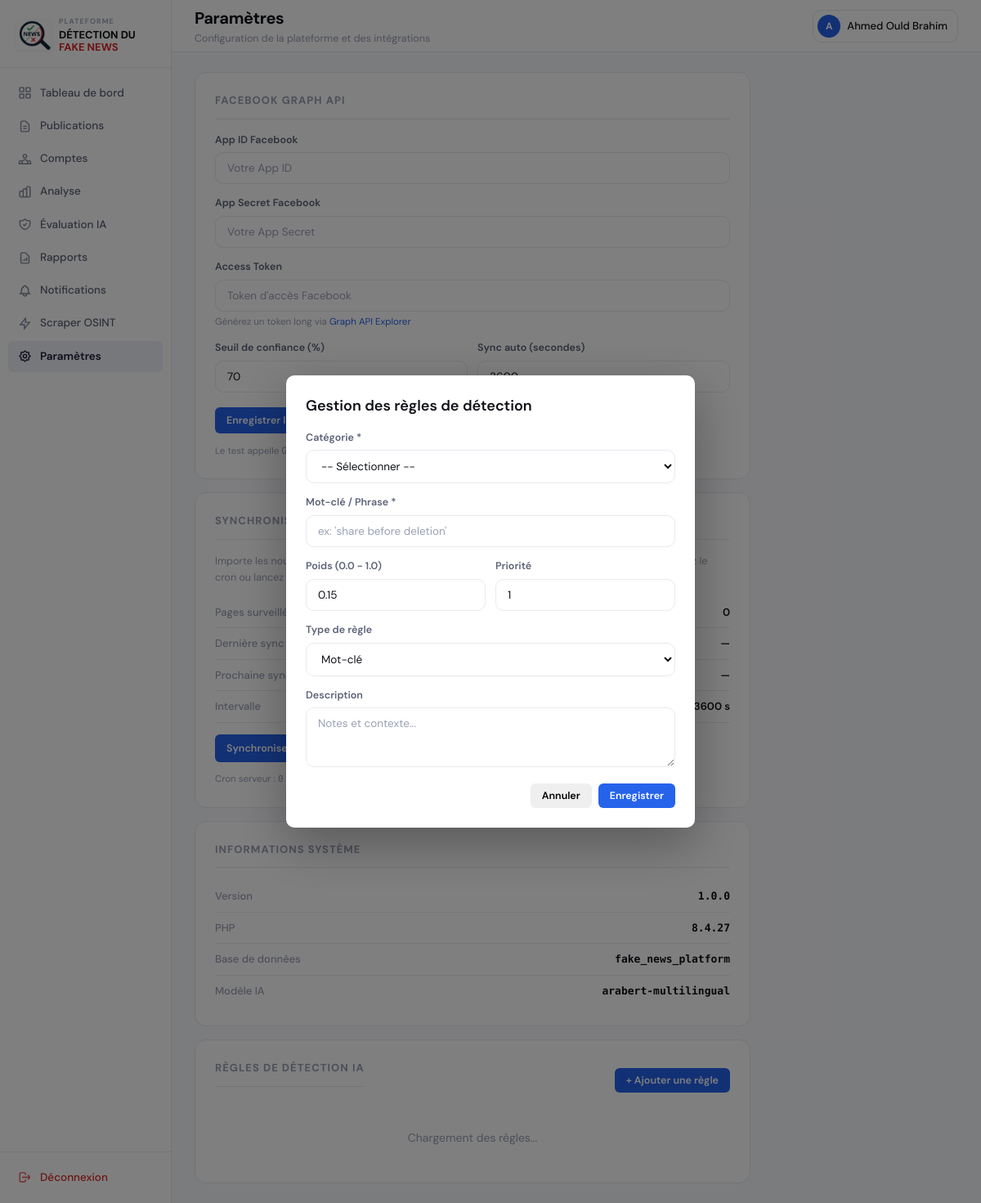
Page /pages/parametres.php (signed in) on the committed database.
### tables this page shows
CREATE TABLE IF NOT EXISTS users (
    id INT AUTO_INCREMENT PRIMARY KEY,
    username VARCHAR(100) NOT NULL UNIQUE,
    email VARCHAR(255) NOT NULL UNIQUE,
    password VARCHAR(255) NOT NULL,
    full_name VARCHAR(255),
    role ENUM('admin','analyst','viewer') DEFAULT 'analyst',
    avatar VARCHAR(500),
    last_login DATETIME,
    is_active TINYINT(1) DEFAULT 1,
    created_at TIMESTAMP DEFAULT CURRENT_TIMESTAMP,
    updated_at TIMESTAMP DEFAULT CURRENT_TIMESTAMP ON UPDATE CURRENT_TIMESTAMP,
    INDEX idx_username (username),
    INDEX idx_email (email)
);

CREATE TABLE IF NOT EXISTS api_settings (
    id INT AUTO_INCREMENT PRIMARY KEY,
    setting_key VARCHAR(100) NOT NULL UNIQUE,
    setting_value TEXT,
    updated_at TIMESTAMP DEFAULT CURRENT_TIMESTAMP ON UPDATE CURRENT_TIMESTAMP
);

### includes/auth.php (called while the page is built, shortened)
<?php
function getCurrentUser(): ?array {
    $db = getDB();
    $stmt = $db->prepare("SELECT id, username, email, full_name, role, avatar FROM users WHERE id = ? AND is_active = 1");
    $stmt->execute([$_SESSION['user_id']]);
    return $stmt->fetch() ?: null;
}

### includes/sync_service.php (called while the page is built, shortened)
<?php
function syncGetSetting(PDO $db, string $key, ?string $default = null): ?string {
    $stmt = $db->prepare('SELECT setting_value FROM api_settings WHERE setting_key = ? LIMIT 1');
    $stmt->execute([$key]);
    $val = $stmt->fetchColumn();
    return $val !== false ? (string)$val : $default;
}
function getSyncStatus(?PDO $db = null): array {
    $db = $db ?? getDB();
    $interval = max(300, (int)syncGetSetting($db, 'auto_sync_interval', '3600'));
    $lastRun = syncGetSetting($db, 'last_auto_sync_at');
    $lastResult = syncGetSetting($db, 'last_auto_sync_result');
    $monitoredCount = (int)$db->query("
        SELECT COUNT(*) FROM facebook_accounts
        WHERE is_monitored = 1 AND type = 'page'
          AND fb_id IS NOT NULL AND TRIM(fb_id) != ''
    ")->fetchColumn();
    $nextRun = null;
    $canRunNow = true;
    return [
        'interval_seconds' => $interval,
        'last_run_at' => $lastRun,
        'next_run_at' => $nextRun,
        'can_run_now' => $canRunNow,
        'monitored_pages_count' => $monitoredCount,
        'last_result' => $lastResult ? (json_decode($lastResult, true) ?: null) : null,
    ];
}

### pages/parametres.php (the view, shortened to what this page needs)
<?php
require_once __DIR__ . '/../includes/auth.php';
require_once __DIR__ . '/../includes/sync_service.php';
$user = getCurrentUser();
$db = getDB();
$syncStatus = getSyncStatus($db);
$settings = [];
$rows = $db->query("SELECT setting_key, setting_value FROM api_settings")->fetchAll();
foreach ($rows as $r) $settings[$r['setting_key']] = $r['setting_value'];
?>
<!DOCTYPE html>
<html lang="fr">
<head>
  <link rel="stylesheet" href="<?= APP_URL ?>/assets/css/main.css">
</head>
<body>
<div class="app-shell">
  <?php include __DIR__ . '/../includes/sidebar.php'; ?>
  <div class="main">
    <div class="topbar">
      <div class="topbar-left">
        <div class="page-title">Paramètres</div>
        <div class="page-subtitle">Configuration de la plateforme et des intégrations</div>
      </div>
      <div class="topbar-right">
        <div class="user-pill">
          <div class="user-avatar"><?= strtoupper(substr($user['full_name'] ?? $user['username'], 0, 1)) ?></div>
          <?= htmlspecialchars($user['full_name'] ?? $user['username']) ?>
        </div>
      </div>
    </div>
    <div class="content">
      <div style="max-width:680px;display:flex;flex-direction:column;gap:16px;">
        <div class="detail-card">
          <div class="detail-card-title">Facebook Graph API</div>
          <form method="POST">
            <div class="form-group">
              <label class="form-label">App ID Facebook</label>
              <input class="form-input" type="text" name="fb_app_id" value="<?= htmlspecialchars($settings['fb_app_id'] ?? '') ?>" placeholder="Votre App ID">
            </div>
            <div class="form-group">
              <label class="form-label">App Secret Facebook</label>
              <input class="form-input" type="password" name="fb_app_secret" value="<?= htmlspecialchars($settings['fb_app_secret'] ?? '') ?>" placeholder="Votre App Secret">
            </div>
            <div class="form-group">
              <label class="form-label">Access Token</label>
              <input class="form-input" type="text" name="fb_access_token" value="<?= htmlspecialchars($settings['fb_access_token'] ?? '') ?>" placeholder="Token d'accès Facebook">
              <div style="font-size:11.5px;color:var(--text-muted);margin-top:4px;">Générez un token long via <a href="https://developers.facebook.com/tools/explorer" target="_blank" style="color:var(--accent);">Graph API Explorer</a></div>
            </div>
            <div style="display:grid;grid-template-columns:1fr 1fr;gap:12px;">
              <div class="form-group">
                <label class="form-label">Seuil de confiance (%)</label>
              </div>
              <div class="form-group">
                <label class="form-label">Sync auto (secondes)</label>
              </div>
            </div>
            <div style="display:flex;gap:8px;flex-wrap:wrap;margin-top:4px;">
              <button type="submit" class="btn btn-primary">Enregistrer les paramètres</button>
              <button type="button" class="btn btn-ghost" id="graphTestBtn" onclick="testGraphApi()">Tester Graph API</button>
            </div>
          </form>
          <p style="font-size:11.5px;color:var(--text-muted);margin:12px 0 0;line-height:1.6;">
            Le test appelle <code style="font-family:var(--mono);">GET /me</code> sur Meta. L'extraction des publications utilise toujours le <strong>Scraper OSINT</strong>.
          </p>
        </div>
        <div class="detail-card">
          <div class="detail-card-title">Synchronisation automatique</div>
          <p style="font-size:12.5px;color:var(--text-muted);line-height:1.6;margin:0 0 14px;">
            Importe les nouvelles publications des Pages Facebook marquées <strong>surveillées</strong> dans Comptes.
            Planifiez le cron ou lancez une sync manuelle ci-dessous.
          </p>
          <div class="meta-row">
            <span class="meta-label">Pages surveillées</span>
            <span class="meta-value" id="syncMonitoredCount"><?= (int)$syncStatus['monitored_pages_count'] ?></span>
          </div>
          <div class="meta-row">
            <span class="meta-label">Dernière sync</span>
            <span class="meta-value" id="syncLastRun"><?= $syncStatus['last_run_at'] ? htmlspecialchars(formatDate($syncStatus['last_run_at'])) : '—' ?></span>
          </div>
          <div class="meta-row">
            <span class="meta-label">Prochaine sync (auto)</span>
            <span class="meta-value" id="syncNextRun"><?= $syncStatus['next_run_at'] ? htmlspecialchars(formatDate($syncStatus['next_run_at'])) : '—' ?></span>
          </div>
          <div class="meta-row">
            <span class="meta-label">Intervalle</span>
            <span class="meta-value"><?= (int)$syncStatus['interval_seconds'] ?> s</span>
          </div>
          <div style="display:flex;gap:8px;flex-wrap:wrap;margin-top:14px;">
            <button type="button" class="btn btn-primary" id="syncNowBtn" onclick="runSyncNow()">Synchroniser maintenant</button>
            <a href="<?= APP_URL ?>/pages/comptes.php" class="btn btn-ghost">Gérer les Pages surveillées</a>
          </div>
          <p style="font-size:11.5px;color:var(--text-muted);margin:12px 0 0;line-height:1.6;">
            Cron serveur : <code style="font-family:var(--mono);font-size:11px;">0 * * * * php <?= realpath(__DIR__ . '/../cron/sync_monitored_pages.php') ?: 'cron/sync_monitored_pages.php' ?></code>
          </p>
        </div>
        <div class="detail-card">
          <div class="detail-card-title">Informations système</div>
          <div class="meta-row"><span class="meta-label">Version</span><span class="meta-value" style="font-family:var(--mono);"><?= APP_VERSION ?></span></div>
          <div class="meta-row"><span class="meta-label">PHP</span><span class="meta-value" style="font-family:var(--mono);"><?= PHP_VERSION ?></span></div>
          <div class="meta-row"><span class="meta-label">Base de données</span><span class="meta-value" style="font-family:var(--mono);"><?= DB_NAME ?></span></div>
          <div class="meta-row"><span class="meta-label">Modèle IA</span><span class="meta-value" style="font-family:var(--mono);"><?= htmlspecialchars($settings['ai_model'] ?? 'arabert-multilingual') ?></span></div>
        </div>
        <div class="detail-card">
          <div style="display:flex;justify-content:space-between;align-items:center;margin-bottom:16px;">
            <div class="detail-card-title">Règles de détection IA</div>
            <button type="button" class="btn btn-primary" onclick="showRuleModal()">+ Ajouter une règle</button>
          </div>
          <div id="ai-rules-container">
            <div style="text-align:center;padding:20px;color:var(--text-muted);">Chargement des règles...</div>
          </div>
        </div>
      </div>
    </div>
  </div>
</div>
<div id="rule-modal" style="display:none;position:fixed;top:0;left:0;right:0;bottom:0;background:rgba(0,0,0,0.5);z-index:1000;display:flex;align-items:center;justify-content:center;">
  <div style="background:var(--surface);border-radius:var(--radius);padding:24px;max-width:500px;width:90%;max-height:90vh;overflow-y:auto;box-shadow:0 20px 60px rgba(0,0,0,0.3);">
    <div style="font-size:18px;font-weight:600;margin-bottom:16px;">Gestion des règles de détection</div>
    <form id="rule-form" onsubmit="saveRule(event)">
      <div class="form-group">
        <label class="form-label">Catégorie *</label>
        <select id="rule_category" class="form-input" required>
          <option value="">-- Sélectionner --</option>
        </select>
      </div>
      <div class="form-group">
        <label class="form-label">Mot-clé / Phrase *</label>
        <input id="rule_keyword" class="form-input" type="text" placeholder="ex: 'share before deletion'" required>
      </div>
      <div style="display:grid;grid-template-columns:1fr 1fr;gap:12px;">
        <div class="form-group">
          <label class="form-label">Poids (0.0 - 1.0)</label>
          <input id="rule_weight" class="form-input" type="number" min="0" max="1" step="0.01" value="0.15">
        </div>
        <div class="form-group">
          <label class="form-label">Priorité</label>
          <input id="rule_priority" class="form-input" type="number" min="1" max="100" value="1">
        </div>
      </div>
      <div class="form-group">
        <label class="form-label">Type de règle</label>
        <select id="rule_type" class="form-input">
          <option value="keyword">Mot-clé</option>
        </select>
      </div>
      <div class="form-group">
        <label class="form-label">Description</label>
        <textarea id="rule_description" class="form-input" rows="3" placeholder="Notes et contexte..."></textarea>
      </div>
      <div style="display:flex;gap:8px;justify-content:flex-end;">
        <button type="button" class="btn btn-secondary" onclick="closeRuleModal()">Annuler</button>
        <button type="submit" class="btn btn-primary">Enregistrer</button>
      </div>
    </form>
  </div>
</div>

### assets/css/main.css (style rules this page uses)
:root { --bg: #F8F9FC; --surface: #FFFFFF; --surface-2: #F3F4F8; --border: #E8EAF0; --border-strong: #D1D5E0; --text-primary: #0F1117; --text-secondary: #5B6278; --text-muted: #9AA0B4; --sidebar-bg: #FFFFFF; --sidebar-w: 210px; --sidebar-active-bg: #F0F1F8; --sidebar-active-color: #1A1F36; --accent: #2563EB; --accent-light: #EFF4FF; --fake-color: #DC2626; --fake-bg: #FEF2F2; --disinfo-color: #D97706; --disinfo-bg: #FFFBEB; --hate-color: #7C3AED; --hate-bg: #F5F3FF; --reliable-color: #059669; --reliable-bg: #ECFDF5; --shadow-sm: 0 1px 3px rgba(15,17,23,.06), 0 1px 2px rgba(15,17,23,.04); --shadow-md: 0 4px 16px rgba(15,17,23,.08), 0 2px 6px rgba(15,17,23,.04); --radius: 10px; --radius-sm: 6px; --radius-lg: 14px; --font: 'DM Sans', sans-serif; --mono: 'DM Mono', monospace; --transition: 150ms ease; }
*, *::before, *::after { box-sizing: border-box; margin: 0; padding: 0; }
html, body { height: 100%; font-family: var(--font); background: var(--bg); color: var(--text-primary); font-size: 14px; line-height: 1.5; -webkit-font-smoothing: antialiased; }
a { text-decoration: none; color: inherit; }
.app-shell { display: flex; height: 100vh; overflow: hidden; }
.main { flex: 1; display: flex; flex-direction: column; overflow: hidden; }
.topbar { background: var(--surface); border-bottom: 1px solid var(--border); padding: 0 28px; height: 64px; display: flex; align-items: center; justify-content: space-between; flex-shrink: 0; }
.topbar-left .page-title { font-size: 20px; font-weight: 700; color: var(--text-primary); letter-spacing: -.02em; }
.topbar-left .page-subtitle { font-size: 12.5px; color: var(--text-muted); margin-top: 1px; }
.topbar-right { display: flex; align-items: center; gap: 10px; }
.user-pill { display: flex; align-items: center; gap: 8px; border: 1px solid var(--border); border-radius: var(--radius); padding: 5px 12px 5px 5px; background: var(--surface); cursor: pointer; font-size: 13px; font-weight: 500; color: var(--text-primary); transition: background var(--transition); }
.user-avatar { width: 28px; height: 28px; border-radius: 50%; background: var(--accent); display: flex; align-items: center; justify-content: center; font-size: 12px; font-weight: 700; color: #fff; }
.content { flex: 1; overflow-y: auto; padding: 24px 28px; }
.btn { display: inline-flex; align-items: center; gap: 6px; padding: 7px 14px; border-radius: var(--radius-sm); font-size: 12.5px; font-weight: 600; font-family: var(--font); cursor: pointer; border: none; transition: background var(--transition), box-shadow var(--transition), transform var(--transition); white-space: nowrap; }
.btn-primary { background: var(--accent); color: #fff; }
.btn-ghost { background: transparent; color: var(--text-secondary); border: 1px solid var(--border); }
.detail-card { background: var(--surface); border: 1px solid var(--border); border-radius: var(--radius-lg); padding: 24px; }
.detail-card-title { font-size: 13px; font-weight: 700; color: var(--text-muted); text-transform: uppercase; letter-spacing: .08em; margin-bottom: 16px; padding-bottom: 12px; border-bottom: 1px solid var(--border); }
.meta-row { display: flex; justify-content: space-between; align-items: center; padding: 9px 0; border-bottom: 1px solid var(--border); font-size: 13px; }
.meta-row:last-child { border-bottom: none; }
.meta-label { color: var(--text-muted); font-weight: 500; }
.meta-value { color: var(--text-primary); font-weight: 600; text-align: right; }
.form-group { margin-bottom: 14px; }
.form-label { display: block; font-size: 12.5px; font-weight: 600; color: var(--text-secondary); margin-bottom: 6px; }
.form-input { width: 100%; padding: 10px 14px; border: 1px solid var(--border); border-radius: var(--radius); font-family: var(--font); font-size: 13.5px; color: var(--text-primary); background: var(--surface); outline: none; transition: border-color var(--transition), box-shadow var(--transition); }
.form-input::placeholder { color: var(--text-muted); }

### pages/parametres.php (style rules this page uses)
#rule-modal { animation: fadeIn 0.2s; }

### rows in the picture
users: full_name "A", full_name "Ahmed Ould Brahim"
api_settings: setting_value "3600"

### other values in the picture
$syncStatus['monitored_pages_count'] "0"
APP_VERSION "1.0.0"
PHP_VERSION "8.4.27"
DB_NAME "fake_news_platform"
$settings['ai_model'] "arabert-multilingual"
